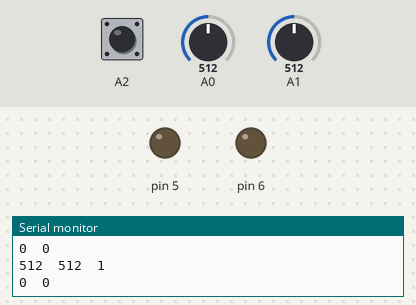
Bench run of a sketch on a simulated Arduino Uno, built with avr-gcc and run on an emulated ATmega328P. Parts: output pins drawn as LEDs (lit = HIGH), the last lines printed to the serial monitor. The inputs (shaded band) are chosen by the test bench; at power-on: A1 = 512, A0 = 512, A2 HIGH.

Above: at 1.2 s.
1.3 s: A1 set to 716
At 2.0 s:
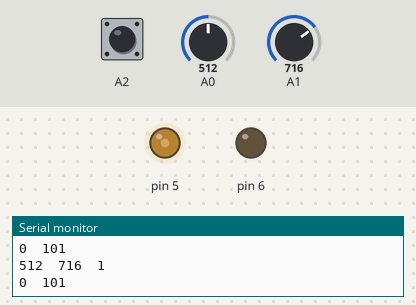
2.9 s: A1 set to 900
At 3.9 s:
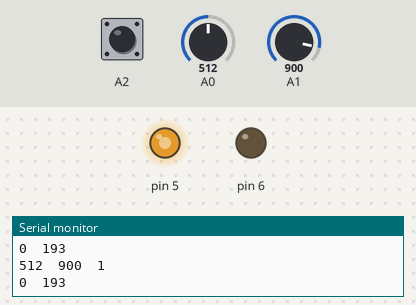
4.5 s: A1 set to 306
At 5.8 s:
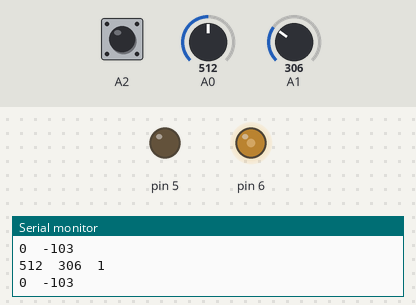
6.1 s: A1 set to 122
At 6.6 s:
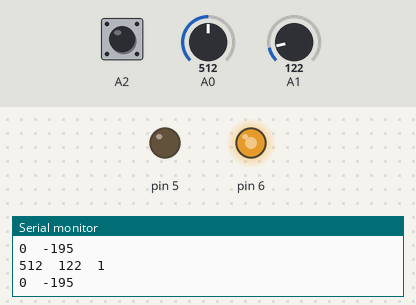
Timing chart, 0 to 8.7 s (numbered marks = the images above; inputs shaded):
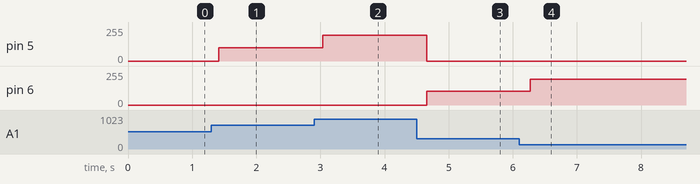

Measured:
- after the input at 1.3 s, pin 5: 0/255 → 101/255 after 0.12 s
- after the input at 2.9 s, pin 5: 101/255 → 193/255 after 0.14 s
- after the input at 4.5 s, pin 5: 193/255 → 0/255 after 0.16 s; pin 6: 0/255 → 103/255 after 0.16 s
- after the input at 6.1 s, pin 6: 103/255 → 195/255 after 0.18 s

The sketch:

joy_stick.ino
```cpp
void setup() {
  Serial.begin(9600);

  pinMode(A0, INPUT);
  pinMode(A1, INPUT);
  pinMode(A2, INPUT_PULLUP);

  pinMode(5, OUTPUT);
  pinMode(6, OUTPUT);
}

void loop() {
  Serial.print(analogRead(A0));
  Serial.print("\t");
  Serial.print(analogRead(A1));
  Serial.print("\t");
  Serial.println(digitalRead(A2));

  int x = map(analogRead(A0), 0, 1023, -255, 255);
  if(x > -30 and x < 0){x = 0;}
  int y = map(analogRead(A1), 0, 1023, -255, 255);
  if(y > -10 and y < 0){y = 0;}

  Serial.print(x);
  Serial.print("\t");
  Serial.println(y);
  Serial.println();
  delay(100);

  if(y < 0){
    digitalWrite(5, LOW);
    analogWrite(6, (y*-1));
  }
  else if(y > 0){
    analogWrite(5, y);
    digitalWrite(6, LOW);
  }
  else{
    digitalWrite(5, LOW);
    digitalWrite(6, LOW);
  }
}
```
